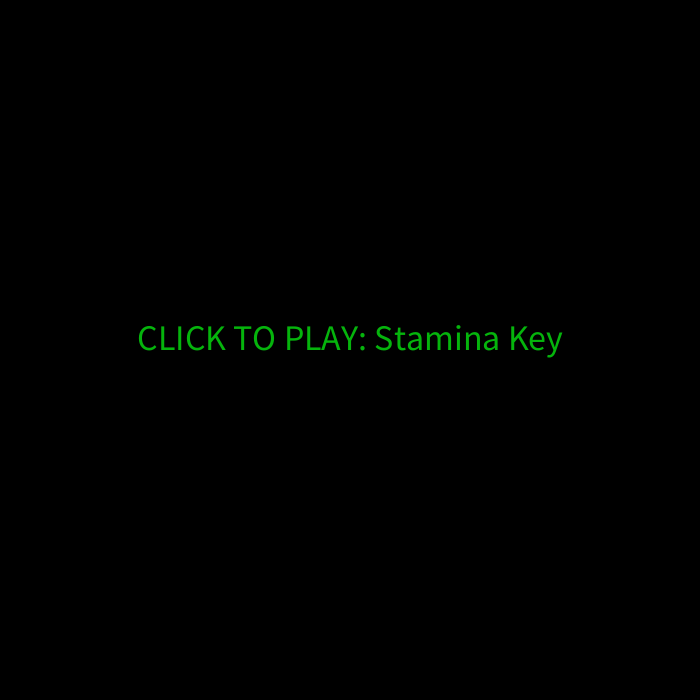
Frame 1 (no input)
Frame 60 (the mouse pressed at the canvas centre just before this capture): identical to frame 1, image omitted
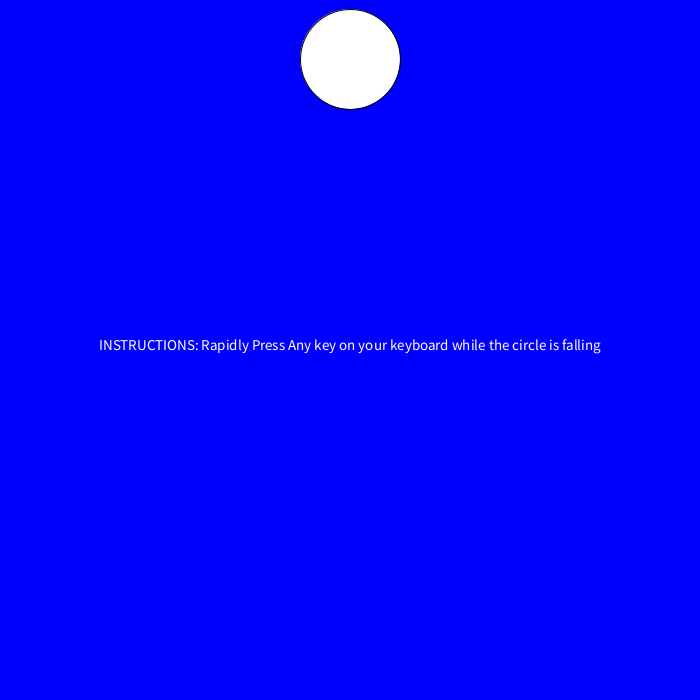
Frame 120 (the mouse held since frame 60 and released just before this capture)

The Processing sketch that drew these frames (run headless with seeded random() and noise(); from frame 60 on, the mouse is pressed at the canvas centre):

// Processing sketch: Midterm_WIP_2
// ── Midterm_WIP_2.pde
// I am still expanding upon SS1_TeachingAChild 
// I used code from our class github Repo, past code, and my own repo for help

int counter = 0;
float r,g,b=0;
int x=0;

String state= "pregame"; //storing our states as Strings 

int ellipseY=0; //y value of ellipse

void setup() {
  size (700, 700);
  textAlign(CENTER);
  textSize(36);
}


void draw() {
  if (state=="pregame") {
    pregame();
  } else if (state=="game") {
    game();
  } else if (state=="game over") {
    gameover();
    text(counter,width/2,height/2);
  }
  println(state);
}

void drawEllipse() {
  fill(0);
  ellipseMode(CENTER);
  ellipse(100,40,100,200);
}

void drawRect() {
  fill(255);
  rectMode(CORNER);
  rect(40,500,300,200);
}



//triggers different states depending on which state already in
void mousePressed() {
  if (state== "pregame") {
    state="game";
  } else if (state=="game over") {
    state= "pregame";
  }
}

void pregame() {
  background(0);
  fill(5,180,12);
  text("CLICK TO PLAY: Stamina Key", width/2, height/2);
}

void game() {
  background(0, 0, 255);
  fill(255);
  textSize(15);
  text("INSTRUCTIONS: Rapidly Press Any key on your keyboard while the circle is falling", width/2, height/2);
  text("",width/5,height/5);
  ellipse(mouseX, ellipseY, 100, 100);
  ellipseY++;
  //when ellipse reaches bottom of screen the game is over
  if (ellipseY>height+50) { 
    state="game over";
    ellipseY=0; //reset ellipseY value
  }
}

void keyPressed() {
  if(state=="game") {
    counter++;
  }
}


void gameover() {
  background(139, 0, 0);
  textSize(21);
  text("Click to Play Again", width/4,height/4);
  drawEllipse();
  drawRect();
  println("Your Score is: " + counter); 
}
  
  
  
